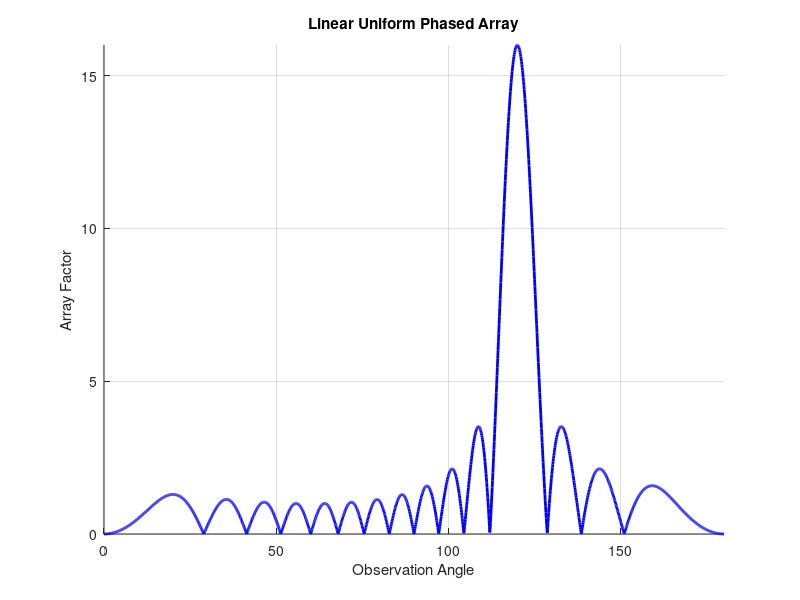

Recreate this plot in MATLAB.
% array configuration
N = 16;      % number of elements
d = 1/2;     % inter-element distance (in wavelengths)

% targeted angle
target_theta = 30;

dang = 0.1;             % angular resolution (degrees)
theta = 0:dang:180;     % result range (degrees)

% phase shift needed to achieve target
shift = 2 * pi * d * sind(target_theta);

for i=0:(180/dang)
    elements = exp(1i * (0:N-1) * (2 * pi * d * cosd(i*dang) + shift));
    result(i + 1) = sum(elements);
end

figure;
title('Linear Uniform Phased Array');

hold on
plot(theta, abs(result), 'b', 'LineWidth', 2);

xlabel('Observation Angle');
ylabel('Array Factor');

axis([0 180 0 N]);
grid on;
